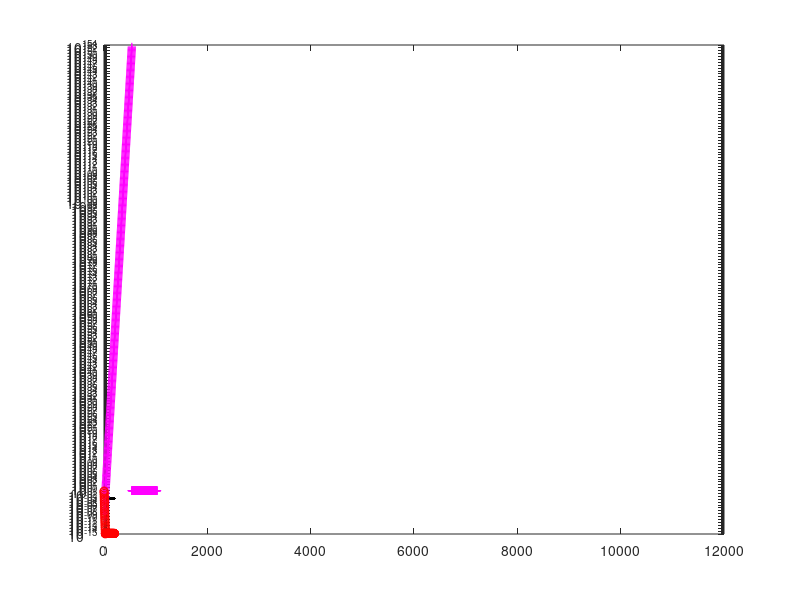

MATLAB code to generate this figure:
%pigreco
%confronto tra i due metodi: problema di basilea e l'altro 
%alg1
%il termine u_(n+1) servirà sicuramente per correggere il risultato del
%problema di basilea: pi^2 / 6, infatti è sqrt(6*s(n+1)), s(n+1) andrà a
%pi^2/6
s(1) = 1;
u(1) = 1;
s(2) = 1.25;  %1 + 1/4;
u(2) = s(2);
%itero fino a 40
for n=2:200
    s(n+1) = s(n)+(n+1)^(-2);
    u(n+1) = sqrt(6*s(n+1));
end


%si presuppone che u tenderà al valore di pi, calcolo l'errore relativo
rel_err_u=abs(u-pi)/pi;
fprintf('\n');



%alg2
format long %maggiore accuratezza
z(1)=1;
z(2)=2;
for n=2:10000
    c=(4^(1-n))*(z(n))^2; %ultima parte dentro le radici
    inner_sqrt=sqrt(1-c); %radice interna 
    z(n+1) = (2^(n-0.5))*sqrt(1-inner_sqrt); 
    %ci sarà un motivo se inner_sqrt viene isolata -> analisi se si
    %avvicina a 1 -> cancellazione numerica
end
rel_err_z=abs(z-pi)/pi;
fprintf('\n')





%alg3 (simil alg2?)
y(1)=1;
y(2)=2;
for n=2:200
    num=(2^(1/2)) * abs(y(n));
    %sqrt(2) * abs(y(n));
    c=(4^(1-n)) *(y(n))^2;
    inner_sqrt=sqrt(1-c);
    %fin ora ho: sqrt(1-(4^(1-n)) * (y(n))^2
    den = sqrt(1+inner_sqrt);
    %ora ho: sqrt(1 + sqrt(1-(4^(1-n)) * (y(n))^2)
    y(n+1)=num/den;
end
%num -> deriva dalla riscrittura della formula originale per semplificare divisioni e radici quadrate, garantendo stabilità numerica durante le iterazioni.
rel_err_y=abs(y-pi)/pi;

%plot semilogy
semilogy(1:length(u), rel_err_u, 'k.'); %asse y in log e asse x in scala lineare
hold on; %hold on serve per mantenere il grafico attuale e permettere di aggiungere nuovi elementi senza cancellarlo
semilogy(1:length(z),rel_err_z, 'm+');
semilogy(1:length(y),rel_err_y,'ro');
hold off;


%Un errore di 10^-15 indica che l'algoritmo ha raggiunto il limite fisico della precisione numerica del calcolatore, mentre un errore di 
%10^0 segnala un fallimento totale dovuto a instabilità. La differenza sta nella capacità dell'algoritmo di controllare gli errori anziché lasciarli dominare.

%quindi l'alg 3 da il migliore risultato -> sistemato dal punto di vista di
%cancellazione numerica
